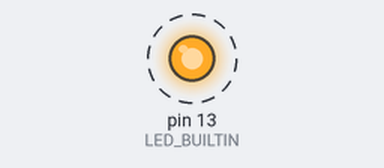
The sketch below on a simulated Arduino Uno, built with avr-gcc and run on an emulated ATmega328P. Parts: output pins drawn as LEDs (lit = HIGH). Dashed ring = blinking.

Above: at 0.05 s.
Timing chart, 0 to 3.0 s (numbered marks = the images above):
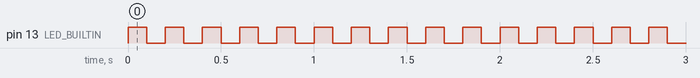

The sketch:

blink_class.ino
```cpp
class  LedArduinoIO {
    public:
        LedArduinoIO(int led_pin) : led_pin{led_pin} {
            pinMode(led_pin, OUTPUT);
        }
        void off() {
            digitalWrite(led_pin, LOW);
        }
        void on() {
            digitalWrite(led_pin, HIGH);
        }

    private:
        int led_pin;
};


LedArduinoIO led = LedArduinoIO(LED_BUILTIN);


void setup() {}


void loop() {
  led.on();
  delay(100);
  led.off();
  delay(100);
}
```

Measured:
- by itself, pin 13 (LED_BUILTIN): alternates HIGH for 0.10 s and LOW for 0.10 s
